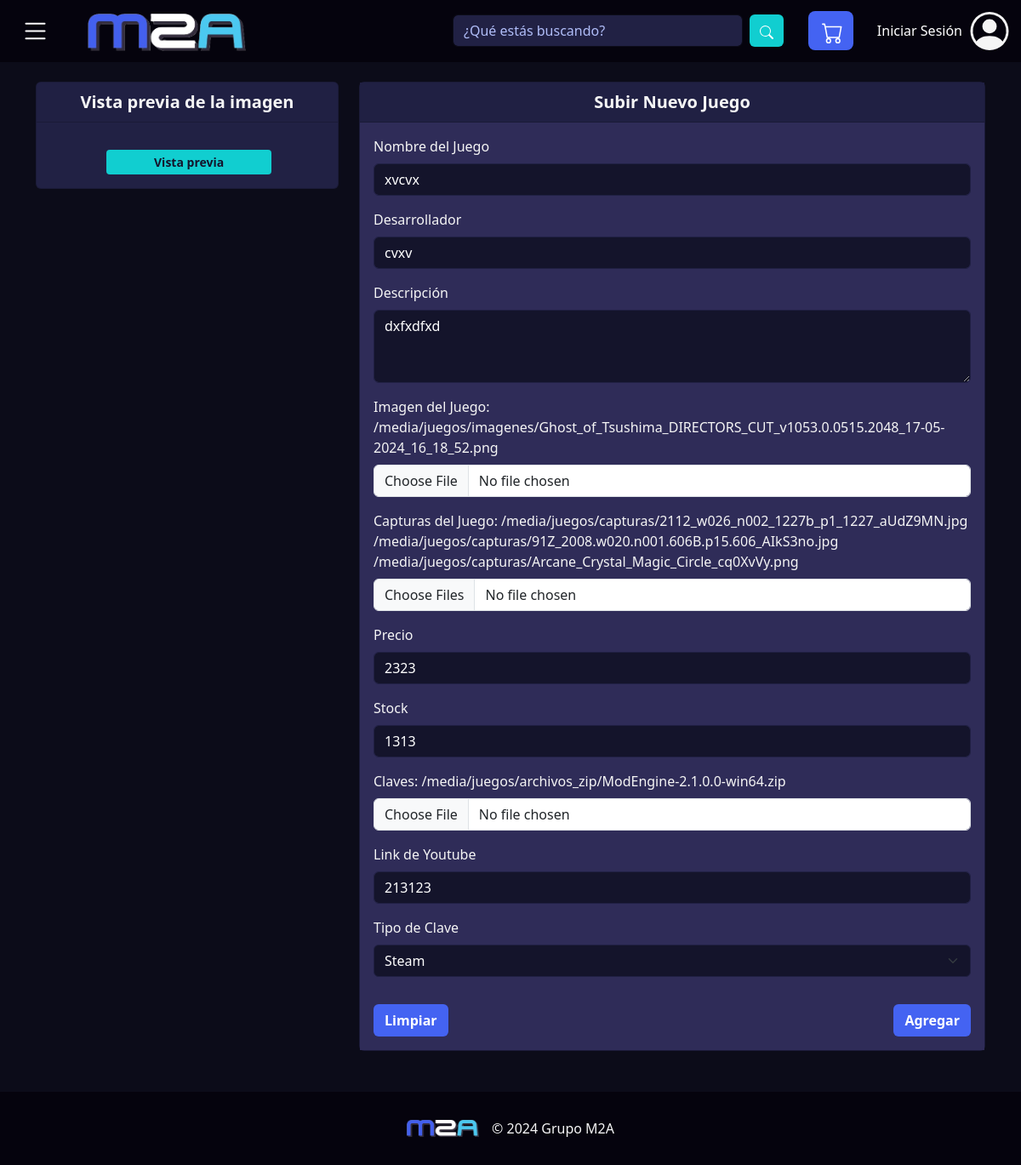
Page /registroJuegos/6 on the committed database.
### Store/models.py (models this page shows)
class Juego(models.Model):
    idJuego       = models.AutoField(primary_key=True)
    nombre        = models.CharField(max_length=50)
    desarrollador = models.CharField(max_length=50)
    descripcion   = models.CharField(max_length=550)
    imagen        = models.ImageField(upload_to='juegos/imagenes')
    ytVidId       = models.CharField(max_length=11, null=True)
    precio        = models.IntegerField()
    stock         = models.IntegerField()
    clave         = models.FileField(upload_to='juegos/archivos_zip/',null= False)
    tipoClave     = models.ForeignKey('tipoClave', on_delete=models.CASCADE)

### Store/views.py (the view)
# urls.py: path('registroJuegos/<int:idJuego>', views.modificarJuego, name='modificarJuego'),
def modificarJuego(request, idJuego):
    juego = Juego.objects.get(idJuego = idJuego)
    tipoClaves = tipoClave.objects.all()
    capturas = imgJuegos.objects.filter(idJuego=juego)
    urlCapturas = ""
    for i in capturas:
        urlCapturas += i.imagen.url + " "
    context = {
    'juego': juego,
    'tipoClaves': tipoClaves,
    'capturas' : capturas,
    'urlCapturas' : urlCapturas
    }
    return render(request, 'registroJuegos.html', context)

### Store/templates/registroJuegos.html (shortened to what this page needs)
{% extends "plantilla_base.html"  %}
{% block contenido %}
    <div class="container mt-5 pt-5">
        <div class="row justify-content-center">
            <div class="col-md-4">
                <div class="card mb-3">
                    <div class="card-header" style="text-align: center; font-size: 20px; background-color: #202043; color: whitesmoke; font-weight: bold;">
                        Vista previa de la imagen
                    </div>
                    <div class="card-body text-center">
                        <button type="button" class="btnVistaPreviaJ btn btn-primary btn-sm mt-3" style="width: 60%;">Vista previa</button>
                    </div>
                </div>
            </div>
            <div class="col-md-8">
                <form class="card mb-5 " action="{% url 'subirJuego' %}" method="post" enctype="multipart/form-data">
                    <div class="card-header" style="text-align: center; font-size: 20px; background-color: #202043; color: whitesmoke; font-weight: bold;">
                        Subir Nuevo Juego
                    </div>
                    <div class="card-body" style="background-color: #2f2c58;">
                            <div class="mb-3">
                                <label for="nombre" class="form-label" style="color: whitesmoke;">Nombre del Juego</label>
                                <input type="text" value="{{juego.nombre}}" name="nombre" class="txtJNombre form-control" id="nombre" style="background-color: #14142b; border-color: #202043; color: white;" placeholder="Ingresa el título del juego (máximo 20 carácteres)" required>
                            </div>
                            <div class="mb-3">
                              <label for="dev" class="form-label" style="color: whitesmoke;">Desarrollador</label>
                              <input type="text" value="{{juego.desarrollador}}" name="titulo" class="txtJDev form-control" id="dev" style="background-color: #14142b; border-color: #202043; color: white;" placeholder="Ingresa el desarrollador" required>
                          </div>
                            <div class="mb-3">
                                <label for="descripcion" class="form-label" style="color: whitesmoke;">Descripción</label>
                                <textarea name="descripcion" class="txtJDesc form-control" id="descripcion" rows="3" style="background-color: #14142b; border-color: #202043; color: white;" placeholder="Descripción del juego" required>{{juego.descripcion}}</textarea>
                            </div>
                            <div class="mb-3">
                                {%if juego.imagen%}
                                <label for="imagen" class="form-label" style="color: whitesmoke;">Imagen del Juego: {{juego.imagen.url}} </label>
                                <input type="file" name="imagen" value="{{juego.imagen}}" class="Img form-control imagen1" id="imagen" accept="image/*">
                                {%else%}
                                <label for="imagen" class="form-label" style="color: whitesmoke;">Imagen del Juego</label>
                                <input type="file" name="imagen" value="{{juego.imagen}}" class="Img form-control imagen1" id="imagen" accept="image/*" required>
                                {%endif%}
                            </div>
                            <div class="mb-3">
                                {%if capturas%}
                                <label for="captura" class="form-label" style="color: whitesmoke;">Capturas del Juego: {{urlCapturas}} </label>
                                <input type="file" name="captura" value="{{captura.imagen}}" class="Img form-control" id="captura" accept="image/*" multiple>
                                {%else%}
                                <label for="captura" class="form-label" style="color: whitesmoke;">Capturas del Juego</label>
                                <input type="file" name="captura" value="{{juego.imagen}}" class="Img form-control" id="captura" accept="image/*" required multiple>
                                {%endif%}
                            </div>
                            <div class="mb-3">
                              <label for="precio" class="form-label" style="color: whitesmoke;">Precio</label>
                              <input type="number" name="precio" value="{{juego.precio}}" class="txtJPrecio form-control" id="precio" style="background-color: #14142b; border-color: #202043; color: white;" placeholder="Ingresa el precio en CLP" required min="1">
                          </div>
                          <div class="mb-3">
                            <label for="stock" class="form-label" style="color: whitesmoke;">Stock</label>
                            <input type="number" name="stock" value="{{juego.stock}}" class="txtJStock form-control" id="stock" style="background-color: #14142b; border-color: #202043; color: white;" placeholder="Ingresa el stock" required min="1">
                        </div>
                            <div class="mb-3">
                                {%if juego.clave%}
                                <label for="archivo" class="form-label" style="color: whitesmoke;">Claves: {{juego.clave.url}} </label>
                                <input type="file" name="archivo" value="{{juego.clave}}" class="txtJKeys form-control" id="archivo" accept=".zip,.rar">
                                {%else%}
                                <label for="archivo" class="form-label" style="color: whitesmoke;">Claves (Encriptadas, zip o rar)</label>
                                <input type="file" name="archivo" value="{{juego.clave}}" class="txtJKeys form-control" id="archivo" accept=".zip,.rar" required>
                                {%endif%}
                            </div>
                            <div class="mb-3">
                              <label for="link" class="form-label" style="color: whitesmoke;">Link de Youtube</label>
                              <input type="text" value="{{juego.ytVidId}}" name="link" class="txtLink form-control" id="link" style="background-color: #14142b; border-color: #202043; color: white;" placeholder="Ejemplo: https://www.youtube.com/watch?v=3T8iNYmI0-M" required>
                          </div>
                            <div class="mb-3">
                              <label for="categoria" class="form-label" style="color: whitesmoke;">Tipo de Clave</label>
                              <select class="txtJPlataforma form-select" name="tipoClave" value="{{juego.tipoClave}}" id="categoria" style="background-color: #14142b; border-color: #202043; color: white;" required>
                                {%for tipoClave in tipoClaves%}
                                {%if juego.tipoClave.idTipo == tipoClave.idTipo %}
                                <option name="idTpoClave" value="{{tipoClave.idTipo}}" selected>{{tipoClave.nombre}}</option>
                                {%else%}
                                <option name="idTpoClave" value="{{tipoClave.idTipo}}">{{tipoClave.nombre}}</option>
                                {%endif%}
                                {%endfor%}
                              </select>
                            </div>
                          <div class="row pt-3">
                            <div class="col-2 d-flex justify-content-start">
                                <button class="btn-aceptar btn me-auto" style="font-weight: bold;" id="limpiarJuego">Limpiar</button>
                            </div>
                            <div class="col-2 offset-8 d-flex justify-content-end">
                            <button type="submit" name="enviarJuego" class="btn-aceptar btn ms-auto" style="font-weight: bold; align-items: end;" id="enviarJuego">Agregar</button>
                            </div>
                          </div>
                    </div>
                </form>
            </div>
        </div>
    </div>
{% endblock %}

### Store/static/style.css (style rules this page uses)
body { background-color: #0C0C19; }
.card { background-color: #212144; color: whitesmoke; }
#stock { color: #b0bdf8; }
.form-control::placeholder { color: #b0bdf8 }
.btn-aceptar { background-color: #4463f2; color: white; }
#nombre::placeholder { color: #b0bdf8 }
#descripcion::placeholder { color: #b0bdf8 }
.btnVistaPreviaJ { background-color: #11ced0; color: #14142b; font-weight: bold; border: none; }

### rows in the picture
Juego: nombre "xvcvx", titulo "cvxv", descripcion "dxfxdfxd", imagen "/media/juegos/imagenes/Ghost_of_Tsushima_DIRECTORS_CUT_v1053.0.0515.2048_17-05-2024_16_18_52.png", precio "2323", stock "1313", clave "/media/juegos/archivos_zip/ModEngine-2.1.0.0-win64.zip", link "213123"

### other values in the picture
{{ urlCapturas }} "/media/juegos/capturas/2112_w026_n002_1227b_p1_1227_aUdZ9MN.jpg /media/juegos/capturas/91Z_2008.w020.n001.606B.p15.606_AIkS3no.jpg /media/juegos/capturas/Arcane_Crystal_Magic_Circle_cq0XvVy.png"
form field tipoClave "Steam"
